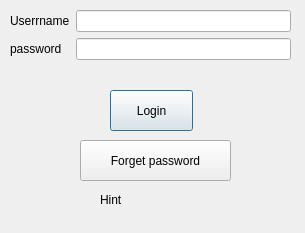
<?xml version="1.0" encoding="UTF-8"?>
<ui version="4.0">
 <class>logindialog</class>
 <widget class="QDialog" name="logindialog">
  <property name="geometry">
   <rect>
    <x>0</x>
    <y>0</y>
    <width>305</width>
    <height>233</height>
   </rect>
  </property>
  <property name="windowTitle">
   <string>Dialog</string>
  </property>
  <widget class="QWidget" name="formLayoutWidget">
   <property name="geometry">
    <rect>
     <x>10</x>
     <y>10</y>
     <width>281</width>
     <height>81</height>
    </rect>
   </property>
   <layout class="QFormLayout" name="formLayout">
    <item row="0" column="0">
     <widget class="QLabel" name="lblUsername">
      <property name="text">
       <string>Userrname</string>
      </property>
     </widget>
    </item>
    <item row="1" column="0">
     <widget class="QLabel" name="lblPassword">
      <property name="text">
       <string>password</string>
      </property>
     </widget>
    </item>
    <item row="0" column="1">
     <widget class="QLineEdit" name="txtUsername"/>
    </item>
    <item row="1" column="1">
     <widget class="QLineEdit" name="txtPassword">
      <property name="echoMode">
       <enum>QLineEdit::EchoMode::Password</enum>
      </property>
     </widget>
    </item>
   </layout>
  </widget>
  <widget class="QWidget" name="widget" native="true">
   <property name="geometry">
    <rect>
     <x>20</x>
     <y>80</y>
     <width>261</width>
     <height>141</height>
    </rect>
   </property>
   <widget class="QPushButton" name="btnLogin">
    <property name="geometry">
     <rect>
      <x>90</x>
      <y>10</y>
      <width>83</width>
      <height>41</height>
     </rect>
    </property>
    <property name="toolTip">
     <string>&lt;html&gt;&lt;head/&gt;&lt;body&gt;&lt;p&gt;login&lt;/p&gt;&lt;/body&gt;&lt;/html&gt;</string>
    </property>
    <property name="text">
     <string>Login</string>
    </property>
    <property name="flat">
     <bool>false</bool>
    </property>
   </widget>
   <widget class="QPushButton" name="btnForget">
    <property name="geometry">
     <rect>
      <x>60</x>
      <y>60</y>
      <width>151</width>
      <height>41</height>
     </rect>
    </property>
    <property name="toolTip">
     <string>&lt;html&gt;&lt;head/&gt;&lt;body&gt;&lt;p&gt;password hint&lt;/p&gt;&lt;/body&gt;&lt;/html&gt;</string>
    </property>
    <property name="text">
     <string>Forget password</string>
    </property>
   </widget>
   <widget class="QLabel" name="lblHint">
    <property name="enabled">
     <bool>true</bool>
    </property>
    <property name="geometry">
     <rect>
      <x>80</x>
      <y>110</y>
      <width>111</width>
      <height>20</height>
     </rect>
    </property>
    <property name="text">
     <string>Hint</string>
    </property>
   </widget>
  </widget>
 </widget>
 <resources/>
 <connections/>
</ui>
